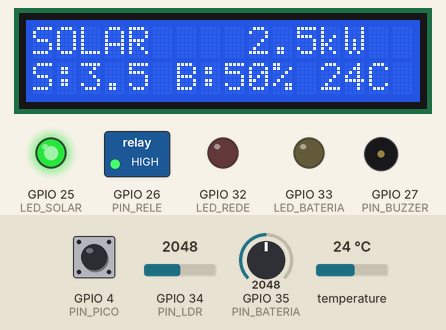
Recording of a sketch running on a simulated ESP32. Shown: 16×2 character LCD, switched loads named in the sketch (green lamp = pin HIGH), output pins drawn as LEDs (lit = HIGH), buzzer (waves = sounding, pin HIGH). The test bench sets the inputs (shaded band); at power-on: GPIO 34 (PIN_LDR) = 2048, GPIO 4 (PIN_PICO) LOW, temperature 24 °C, GPIO 35 (PIN_BATERIA) = 2048. WiFi joins after 1.5 s; servers stay silent unless stated; random numbers use the default seed unless the sketch sets one; no MQTT or app messages arrive unless stated; what the sketch prints to the serial monitor is not drawn.

Above: at 2.7 s.
2.8 s: GPIO 34 (PIN_LDR) set to 2641
At 4.3 s:
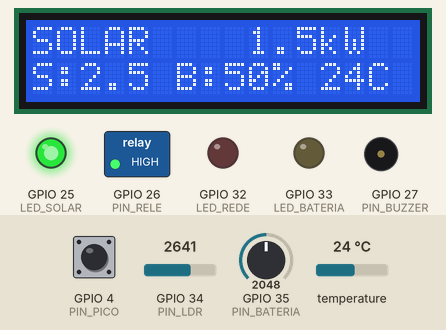
5.1 s: GPIO 34 (PIN_LDR) set to 2720
At 6.8 s:
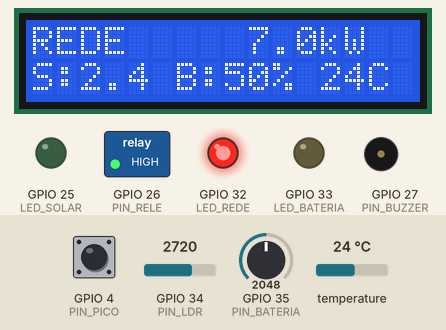
7.1 s: GPIO 4 (PIN_PICO) pulled HIGH for 1.2 s
At 8.4 s:
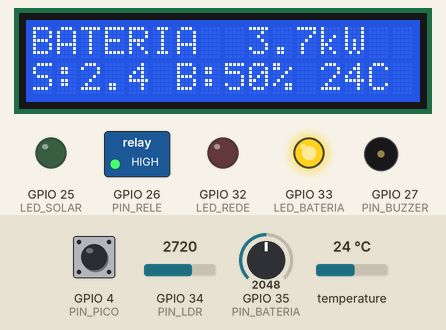
10.1 s: temperature set to 12 °C
At 10.9 s:
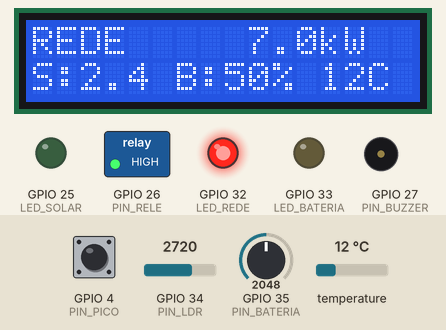
12.1 s: GPIO 35 (PIN_BATERIA) set to 1360
At 13.6 s:
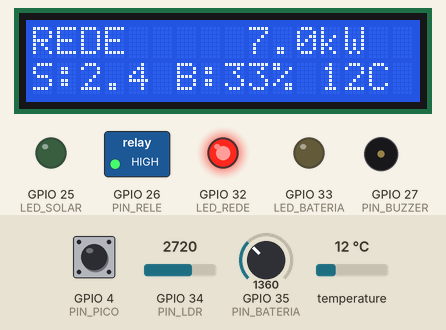
14.1 s: temperature set to 19 °C
At 15.1 s:
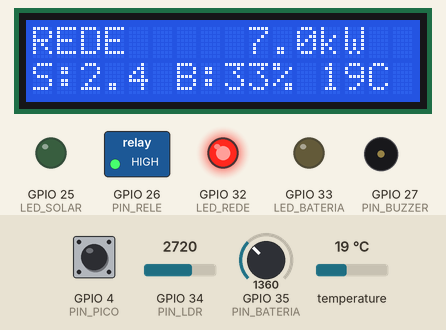
Timing chart, 0 to 17.1 s (numbered marks = the images above; inputs shaded):
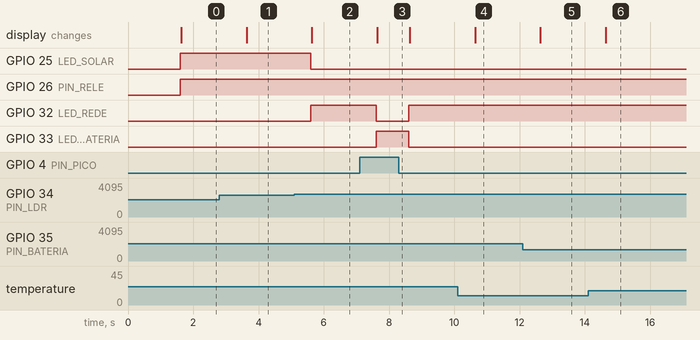

Measured:
- the behaviour switches between 2691 and 2692 on GPIO 34 (PIN_LDR) (found by bisection; images 1 and 2)
- after the input at 2.8 s, the display: changes after 0.83 s (image 1)
- after the input at 5.1 s, GPIO 25 (LED_SOLAR): HIGH → LOW after 0.50 s; GPIO 32 (LED_REDE): LOW → HIGH after 0.50 s; the display: changes after 0.53 s (image 2)
- after the input at 7.1 s, GPIO 32 (LED_REDE): HIGH → LOW after 0.50 s, → HIGH 1.0 s later; GPIO 33 (LED_BATERIA): LOW → HIGH after 0.50 s, → LOW 1.0 s later; the display: changes after 0.54 s (image 3)
- after the input at 10.1 s, the display: changes after 0.54 s (image 4)
- after the input at 12.1 s, the display: changes after 0.54 s (image 5)
- after the input at 14.1 s, the display: changes after 0.54 s (image 6)

The sketch:

sketch.ino
```cpp
/*
  VoltStation - Estacao inteligente de recarga solar para veiculos eletricos
  Sprint 4 - Desafio GoodWe - FIAP

  O ESP32 faz o papel do inversor hibrido GoodWe:
  le os sensores, decide de onde vem a energia e liga o carregador.

  Ordem de prioridade:
    1. SOLAR   -> se sobra energia solar
    2. BATERIA -> se for horario de pico e a bateria tiver carga
    3. REDE    -> so fora do horario de pico
    4. ESPERA  -> horario de pico sem sol e sem bateria
    PROTECAO   -> temperatura alta: desliga o carregador

  Controles na simulacao:
    - Sensor de luz (LDR)   = sol / geracao solar
    - Potenciometro         = carga da bateria (%)
    - DHT22                 = temperatura do carregador
    - Chave deslizante      = horario de pico (ligada = pico)
*/

#include <WiFi.h>
#include <PubSubClient.h>
#include <DHTesp.h>
#include <LiquidCrystal_I2C.h>

// ---------- Pinos ----------
#define PIN_LDR      34   // sensor de luz (geracao solar)
#define PIN_BATERIA  35   // potenciometro (carga da bateria)
#define PIN_DHT      15   // sensor de temperatura
#define PIN_PICO      4   // chave: horario de pico
#define PIN_RELE     26   // rele do carregador do carro
#define LED_SOLAR    25   // verde
#define LED_BATERIA  33   // amarelo
#define LED_REDE     32   // vermelho
#define PIN_BUZZER   27   // alarme

// ---------- Parametros do sistema ----------
const float SOLAR_MAX_W      = 7000;  // pico de geracao dos paineis (W)
const float CONSUMO_CASA_W   = 1000;  // consumo fixo da casa (W)
const float RECARGA_MIN_W    = 1400;  // menor potencia de recarga do carregador (W)
const float RECARGA_MAX_W    = 7000;  // carregador GoodWe HCA de 7 kW
const float RECARGA_BAT_W    = 3700;  // potencia de recarga usando a bateria (W)
const int   BATERIA_MIN      = 30;    // abaixo disso a bateria nao e usada (%)
const float TEMP_MAX         = 60;    // acima disso o carregador desliga (C)
const float CO2_POR_KWH      = 1.28;  // kg de CO2 evitado por kWh vs carro a gasolina
const int   ESCALA_TEMPO     = 60;    // 1 s real = 1 min simulado

// ---------- MQTT ----------
const char* WIFI_SSID   = "Wokwi-GUEST";
const char* WIFI_SENHA  = "";
const char* MQTT_BROKER = "broker.hivemq.com";
const char* MQTT_TOPICO = "fiap/voltstation572949/telemetria";  // topico unico da equipe

WiFiClient wifiClient;
PubSubClient mqtt(wifiClient);
DHTesp dht;
LiquidCrystal_I2C lcd(0x27, 16, 2);

float energiaLimpaKwh = 0;   // energia entregue ao carro vinda do sol/bateria
float co2EvitadoKg    = 0;
unsigned long ultimoCiclo = 0;

// ---------- Conexoes ----------
void conectarWiFi() {
  Serial.print("Conectando ao Wi-Fi");
  WiFi.begin(WIFI_SSID, WIFI_SENHA, 6);   // canal 6 = conexao rapida no Wokwi
  unsigned long inicio = millis();
  while (WiFi.status() != WL_CONNECTED && millis() - inicio < 20000) {
    delay(250);
    Serial.print(".");
  }
  Serial.println(WiFi.status() == WL_CONNECTED ? " OK" : " falhou (seguindo offline)");
}

unsigned long ultimaTentativa = 0;
void conectarMQTT() {
  if (mqtt.connected() || millis() - ultimaTentativa < 5000) return;
  ultimaTentativa = millis();
  if (WiFi.status() != WL_CONNECTED) {      // tenta reconectar o Wi-Fi
    WiFi.begin(WIFI_SSID, WIFI_SENHA, 6);
    return;
  }
  String id = "voltstation-" + String(random(10000));
  if (mqtt.connect(id.c_str())) {
    Serial.println("MQTT conectado");
  }
}

// ---------- Saidas ----------
void acenderLed(int ledAceso) {
  digitalWrite(LED_SOLAR,   ledAceso == LED_SOLAR);
  digitalWrite(LED_BATERIA, ledAceso == LED_BATERIA);
  digitalWrite(LED_REDE,    ledAceso == LED_REDE);
}

void setup() {
  Serial.begin(115200);

  pinMode(PIN_PICO, INPUT_PULLUP);
  pinMode(PIN_RELE, OUTPUT);
  pinMode(LED_SOLAR, OUTPUT);
  pinMode(LED_BATERIA, OUTPUT);
  pinMode(LED_REDE, OUTPUT);
  pinMode(PIN_BUZZER, OUTPUT);

  dht.setup(PIN_DHT, DHTesp::DHT22);

  lcd.init();
  lcd.backlight();
  lcd.setCursor(0, 0);
  lcd.print("  VoltStation");
  lcd.setCursor(0, 1);
  lcd.print(" Desafio GoodWe");

  conectarWiFi();
  mqtt.setServer(MQTT_BROKER, 1883);
}

void loop() {
  if (!mqtt.connected()) conectarMQTT();
  mqtt.loop();

  if (millis() - ultimoCiclo < 1000) return;
  float dtHoras = (millis() - ultimoCiclo) / 3600000.0 * ESCALA_TEMPO;
  ultimoCiclo = millis();

  // ===== 1. Leitura dos sensores =====
  int luz = analogRead(PIN_LDR);                         // mais luz = valor menor
  float solarW = (4095 - luz) / 4095.0 * SOLAR_MAX_W;
  int bateria = map(analogRead(PIN_BATERIA), 0, 4095, 0, 100);
  float temp = dht.getTemperature();
  bool pico = digitalRead(PIN_PICO) == HIGH;              // chave ligada = pico

  float excedente = solarW - CONSUMO_CASA_W;

  // ===== 2. Decisao da fonte de energia =====
  String modo;
  float recargaW = 0;

  if (!isnan(temp) && temp > TEMP_MAX) {
    modo = "PROTECAO";
    recargaW = 0;
    acenderLed(-1);
  } else if (excedente >= RECARGA_MIN_W) {
    modo = "SOLAR";
    recargaW = min(excedente, RECARGA_MAX_W);
    acenderLed(LED_SOLAR);
  } else if (pico && bateria > BATERIA_MIN) {
    modo = "BATERIA";
    recargaW = RECARGA_BAT_W;
    acenderLed(LED_BATERIA);
  } else if (!pico) {
    modo = "REDE";
    recargaW = RECARGA_MAX_W;
    acenderLed(LED_REDE);
  } else {
    modo = "ESPERA";
    recargaW = 0;
    acenderLed(-1);
  }

  // ===== 3. Acionamento =====
  digitalWrite(PIN_RELE, recargaW > 0);
  if (modo == "PROTECAO") tone(PIN_BUZZER, 1000, 300);

  // ===== 4. Indicadores de sustentabilidade =====
  if (modo == "SOLAR" || modo == "BATERIA") {
    float kwh = recargaW / 1000.0 * dtHoras;
    energiaLimpaKwh += kwh;
    co2EvitadoKg += kwh * CO2_POR_KWH;
  }

  // ===== 5. Display =====
  lcd.clear();
  lcd.setCursor(0, 0);
  lcd.print(modo);
  lcd.setCursor(9, 0);
  lcd.print(recargaW / 1000.0, 1);
  lcd.print("kW");
  lcd.setCursor(0, 1);
  lcd.print("S:");
  lcd.print(solarW / 1000.0, 1);
  lcd.print(" B:");
  lcd.print(bateria);
  lcd.print("% ");
  lcd.print(isnan(temp) ? 0 : (int)temp);
  lcd.print("C");

  // ===== 6. Telemetria (Serial + MQTT) =====
  char json[256];
  snprintf(json, sizeof(json),
    "{\"modo\":\"%s\",\"solar_w\":%.0f,\"bateria\":%d,\"recarga_w\":%.0f,"
    "\"temp\":%.1f,\"pico\":%s,\"energia_limpa_kwh\":%.3f,\"co2_evitado_kg\":%.3f}",
    modo.c_str(), solarW, bateria, recargaW,
    isnan(temp) ? 0.0 : temp, pico ? "true" : "false",
    energiaLimpaKwh, co2EvitadoKg);

  Serial.println(json);
  if (mqtt.connected()) mqtt.publish(MQTT_TOPICO, json);
}
```
